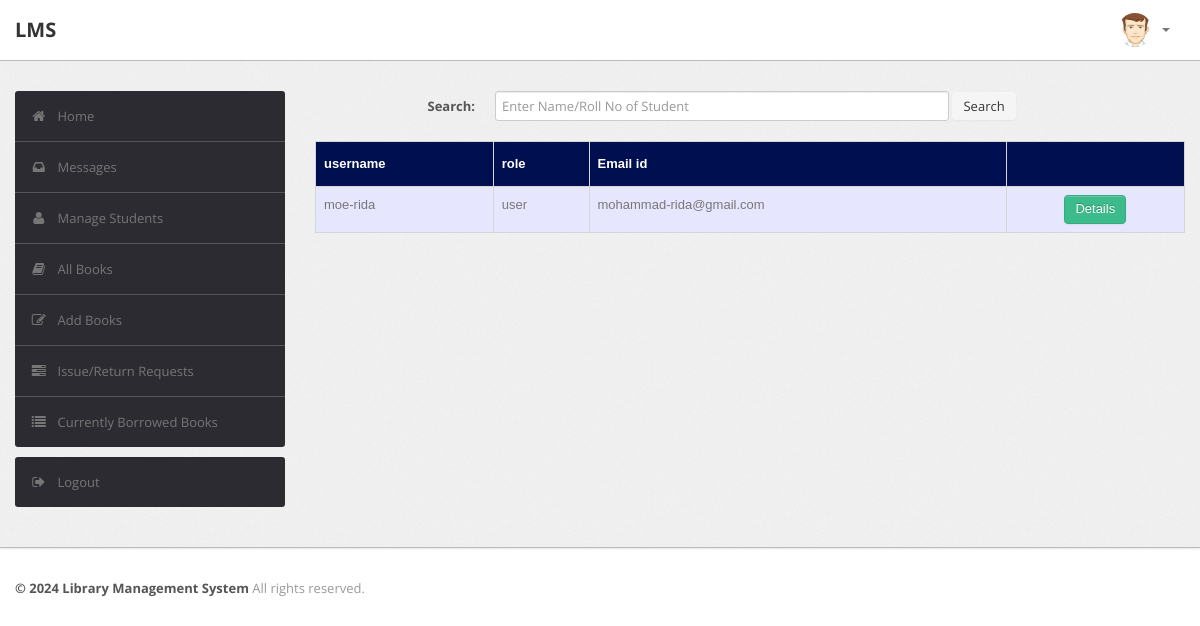
Screenshot of /admin/student.php (signed in) with the database file from the repository.
### tables this page shows
CREATE TABLE IF NOT EXISTS `user` (
  `registerID` int NOT NULL AUTO_INCREMENT,
  `fname` varchar(25) NOT NULL,
  `lname` varchar(25) NOT NULL,
  `number` int NOT NULL,
  `dob` date NOT NULL,
  `password` varchar(225) NOT NULL,
  `gender` varchar(6) NOT NULL,
  `email` varchar(45) NOT NULL,
  `role` varchar(5) NOT NULL,
  `username` varchar(30) NOT NULL,
  PRIMARY KEY (`username`),
  UNIQUE KEY `registerID` (`registerID`)
);

### admin/student.php (the view, shortened to what this page needs)
<?php
require('config.php');
?>
<?php
$checkusername=$_SESSION['username'];
$getUserSql = "SELECT * FROM `user` WHERE `username` = '$checkusername' AND role='admin'";
$getUserResult = mysqli_query($con, $getUserSql);
if ((mysqli_num_rows($getUserResult) > 0)) {
    ?>
<!DOCTYPE html>
<html lang="en">
    <head>
        <link type="text/css" href="bootstrap/css/bootstrap.min.css" rel="stylesheet">
        <link type="text/css" href="bootstrap/css/bootstrap-responsive.min.css" rel="stylesheet">
        <link type="text/css" href="css/theme.css" rel="stylesheet">
        <link type="text/css" href="images/icons/css/font-awesome.css" rel="stylesheet">
    </head>
    <body>
        <div class="navbar navbar-fixed-top">
            <div class="navbar-inner">
                <div class="container">
                        <a class="brand" href="index-admin.php">LMS </a>
                    <div class="nav-collapse collapse navbar-inverse-collapse">
                        <ul class="nav pull-right">
                            <li class="nav-user dropdown"><a href="#" class="dropdown-toggle" data-toggle="dropdown">
                                <img src="images/user.png" class="nav-avatar" />
                                <b class="caret"></b></a>
                            </li>
                        </ul>
                    </div>
                </div>
            </div>
        </div>
        <div class="wrapper">
            <div class="container">
                <div class="row">
                    <div class="span3">
                        <div class="sidebar">
                            <ul class="widget widget-menu unstyled">
                                <li class="active"><a href="index-admin.php"><i class="menu-icon icon-home"></i>Home
                                </a></li>
                                 <li><a href="message.php"><i class="menu-icon icon-inbox"></i>Messages</a>
                                </li>
                                <li><a href="student.php"><i class="menu-icon icon-user"></i>Manage Students </a>
                                </li>
                                <li><a href="book.php"><i class="menu-icon icon-book"></i>All Books </a></li>
                                <li><a href="addbook.php"><i class="menu-icon icon-edit"></i>Add Books </a></li>
                                <li><a href="IssueReturn-Requests.php"><i class="menu-icon icon-tasks"></i>Issue/Return Requests </a></li>
                                <li><a href="borrowedbooks.php"><i class="menu-icon icon-list"></i>Currently Borrowed Books </a></li>
                            </ul>
                            <ul class="widget widget-menu unstyled">
                                <li><a href="logout.php"><i class="menu-icon icon-signout"></i>Logout </a></li>
                            </ul>
                        </div>
                    </div>
                    <div class="span9">
                        <form class="form-horizontal row-fluid" action="student.php" method="post">
                                        <div class="control-group">
                                            <label class="control-label" for="Search"><b>Search:</b></label>
                                            <div class="controls">
                                                <input type="text" id="title" name="title" placeholder="Enter Name/Roll No of Student" class="span8" required>
                                                <button type="submit" name="submit"class="btn">Search</button>
                                            </div>
                                        </div>
                                    </form>
                                    <br>
                                    <?php
                                    if(isset($_POST['submit']))
                                        {$s=$_POST['title'];
                                            $sql="select * from user where (username='$s' OR username like '%$s%') AND role='user';";
                                        }
                                    else
                                        $sql="select * from user where role='user';";
                                    $result=$con->query($sql);
                                    $rowcount=mysqli_num_rows($result);
                                    if(!($rowcount))
                                        echo "<br><center><h2><b><i>No Results</i></b></h2></center>";
                                    else
                                    {
                                    ?>
                        <table class="table" id = "tables">
                                  <thead>
                                    <tr>
                                      <th>username</th>
                                      <th>role</th>
                                      <th>Email id</th>
                                      <th></th>
                                    </tr>
                                  </thead>
                                  <tbody>
                    <?php
                            while($row=$result->fetch_assoc())
                            {
                                $username=$row['username'];
                                $role=$row['role'];
                                $email=$row['email'];
                            ?>
                                    <tr>
                                      <td><?php echo $username ?></td>
                                      <td><?php echo $role ?></td>
                                      <td><?php echo $email ?></td>
                                        <td>
                                        <center>
                                            <a href="student-details.php?id=<?php echo $username; ?>" class="btn btn-success">Details</a>
                                      </center>
                                        </td>
                                    </tr>
                            <?php }} ?>
                                  </tbody>
                                </table>
                            </div>
                </div>
            </div>
        </div>
<div class="footer">
            <div class="container">
                <b class="copyright">&copy; 2024 Library Management System </b>All rights reserved.
            </div>
        </div>
    </body>
</html>
<?php }
else {
    echo "<script type='text/javascript'>alert('Access Denied!!!')</script>";
} ?>

### admin/css/theme.css (style rules this page uses)
#tables { font-family: "Trebuchet MS", Arial, Helvetica, sans-serif; border-collapse: collapse; width: 100%; }
#tables td, #tables th { border: 1px solid #ddd; padding: 8px; }
#tables tr:nth-child(odd) { background-color: #e6e6ff; }
#tables th { padding-top: 12px; padding-bottom: 12px; text-align: left; background-color: #000F50; color: white; }
body { font-size: 13px; font-family: 'Open Sans', Arial, sans-serif; background: #fff; color: #777 }
strong, b { color: #555 }
.wrapper { background: url(../images/bg.png) #eee; border-bottom: 1px solid #bbb; -webkit-box-shadow: 0 1px 2px rgba(0,0,0,0.1); -moz-box-shadow: 0 1px 2px rgba(0,0,0,0.1); box-shadow: 0 1px 2px rgba(0,0,0,0.1); padding: 30px 0 }
.footer { color: #999; padding: 30px 0 60px }
form { margin: 0 }
select, textarea, input[type="text"], input[type="password"], input[type="datetime"], input[type="datetime-local"], input[type="date"], input[type="month"], input[type="time"], input[type="week"], input[type="number"], input[type="email"], input[type="url"], input[type="search"], input[type="tel"], input[type="color"], .uneditable-input, label, input, button, select, textarea { -webkit-border-radius: 3px; -moz-border-radius: 3px; border-radius: 3px; font-size: 13px; font-family: 'Open Sans', Tahoma, Arial, sans-serif }
body [class^="icon-"], body [class*=" icon-"] { font-size: 14px; line-height: 20px; height: 20px }
.form-horizontal .control-group, .form-vertical .control-group { margin-bottom: 0 }
.navbar { position: static!important; margin: 0!important }
.navbar .navbar-inner { background: #fff; border-bottom: 1px solid #bbb; -webkit-box-shadow: 0 1px 2px rgba(0,0,0,0.15); -moz-box-shadow: 0 1px 2px rgba(0,0,0,0.15); box-shadow: 0 1px 2px rgba(0,0,0,0.15) }
.navbar .brand { color: #333; font-weight: bold; font-size: 20px; margin-right: 20px; padding: 20px }
.navbar .nav>li>a { padding: 20px 15px; font-weight: bold; color: #777 }
.nav-user>a { height: 20px }
.nav-avatar { width: 34px; height: 34px; margin: -7px 5px 0 0; -webkit-border-radius: 50%; -moz-border-radius: 50%; border-radius: 50% }
.btn, .btn-box { -webkit-border-radius: 3px; -moz-border-radius: 3px; border-radius: 3px }
.btn { font-size: 13px; font-weight: 600 }
.btn { display: inline-block; margin-bottom: 0; font-weight: 400; text-align: center; vertical-align: middle; cursor: pointer; background-image: none; border: 1px solid transparent; white-space: nowrap; padding: 4px 10px; font-size: 13px; line-height: 1.42857; border-radius: 4px; -webkit-user-select: none; -moz-user-select: none; -ms-user-select: none; user-select: none }
.btn-success { color: #fff; background-color: #3cbc8d; border-color: #36a97f }
.table { margin-bottom: 0 }
.table th, .table td { border-color: #d5d5d5!important }
.widget-menu { background: #fff; -webkit-border-radius: 3px; -moz-border-radius: 3px; border-radius: 3px; overflow: hidden }
.widget-menu a { color: #555; display: block; line-height: 20px; padding: 15px; text-decoration: none!important }
.widget-menu .menu-icon { margin-right: 10px; color: #767676; -webkit-transition: all .2s ease-in-out; -moz-transition: all .2s ease-in-out; transition: all .2s ease-in-out; }
.widget-menu>li+li { border-top: 1px solid #555 }
.widget-menu>li>a { background-color: #2d2b32; color: #767676; -webkit-transition: all .2s ease-in-out; -moz-transition: all .2s ease-in-out; transition: all .2s ease-in-out; }

### rows the page displays
user: username "moe-rida", role "user", email "mohammad-rida@gmail.com"
